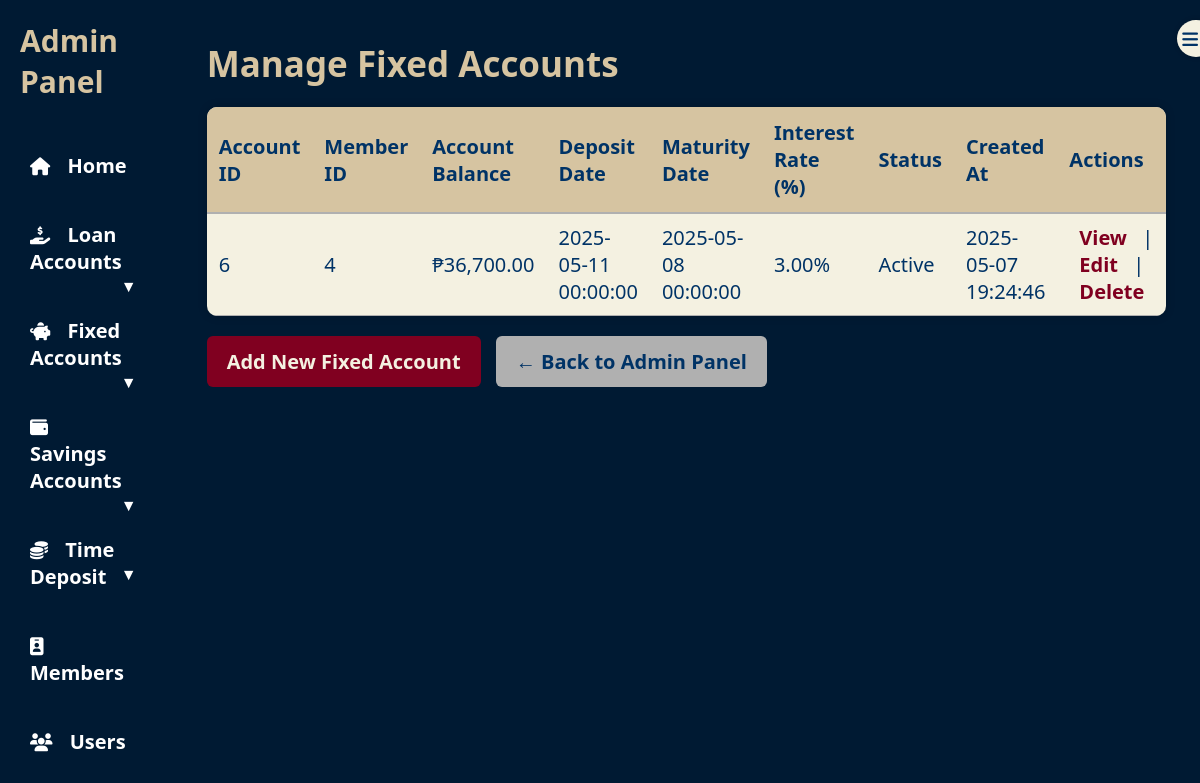
The page /fixedAccounts_Page.php (signed in) on the database its author committed.
### tables this page shows
CREATE TABLE `FIXED_ACCOUNTS` (
  `account_id` int(11) NOT NULL,
  `member_id` int(11) NOT NULL,
  `account_balance` decimal(12,2) NOT NULL,
  `deposit_date` datetime DEFAULT current_timestamp(),
  `maturity_date` datetime NOT NULL,
  `interest_rate` decimal(5,2) NOT NULL,
  `status` enum('active','matured','closed') DEFAULT 'active',
  `created_at` datetime DEFAULT current_timestamp()
);

### public/fixedAccounts_Page.php (the view, shortened to what this page needs)
<?php
require_once __DIR__ . '/../includes/db.php';
$query = "SELECT * FROM FIXED_ACCOUNTS ORDER BY account_id DESC";
$result = $conn->query($query);
?>
<!DOCTYPE html>
<html lang="en">
<head>
  <link rel="stylesheet" href="assets/css/admincss.css" />
  <link rel="stylesheet" href="https://cdnjs.cloudflare.com/ajax/libs/font-awesome/6.4.0/css/all.min.css" />
</head>
<body>
<div class="admin-container">
<nav class="sidebar" id="sidebar">
    <div class="toggle-btn" onclick="toggleSidebar()">
        <i class="fas fa-bars"></i>
    </div>
    <h2>Admin Panel</h2>
    <ul>
        <li><a href="adminPanel.php"><i class="fas fa-home"></i><span> Home</span></a></li>
        <li class="dropdown">
            <a href="#" class="dropdown-btn"><i class="fas fa-hand-holding-usd"></i><span> Loan Accounts</span></a>
        </li>
        <li class="dropdown">
            <a href="#" class="dropdown-btn"><i class="fas fa-piggy-bank"></i><span> Fixed Accounts</span></a>
        </li>
        <li class="dropdown">
            <a href="#" class="dropdown-btn"><i class="fas fa-wallet"></i><span> Savings Accounts</span></a>
        </li>
        <li class="dropdown">
            <a href="#" class="dropdown-btn"><i class="fas fa-coins"></i><span> Time Deposit</span></a>
        </li>
        <li><a href="member_Page.php"><i class="fas fa-id-badge"></i><span> Members</span></a></li>
        <li><a href="user_Page.php"><i class="fas fa-users"></i><span> Users</span></a></li>
    </ul>
</nav>
<main class="main-content">
  <h1>Manage Fixed Accounts</h1>
  <table>
    <thead>
      <tr>
        <th>Account ID</th>
        <th>Member ID</th>
        <th>Account Balance</th>
        <th>Deposit Date</th>
        <th>Maturity Date</th>
        <th>Interest Rate (%)</th>
        <th>Status</th>
        <th>Created At</th>
        <th>Actions</th>
      </tr>
    </thead>
    <tbody>
      <?php while ($row = $result->fetch_assoc()): ?>
      <tr>
        <td><?= $row['account_id'] ?></td>
        <td><?= $row['member_id'] ?></td>
        <td>₱<?= number_format($row['account_balance'], 2) ?></td>
        <td><?= $row['deposit_date'] ?></td>
        <td><?= $row['maturity_date'] ?></td>
        <td><?= $row['interest_rate'] ?>%</td>
        <td><?= ucfirst($row['status']) ?></td>
        <td><?= $row['created_at'] ?></td>
        <td>
          <a href="#" class="view-btn"
             data-id="<?= $row['account_id'] ?>"
             data-member="<?= $row['member_id'] ?>"
             data-balance="<?= number_format($row['account_balance'], 2) ?>"
             data-deposit="<?= $row['deposit_date'] ?>"
             data-maturity="<?= $row['maturity_date'] ?>"
             data-rate="<?= $row['interest_rate'] ?>"
             data-status="<?= ucfirst($row['status']) ?>"
             data-created="<?= $row['created_at'] ?>">View</a> |
          <a href="edit_fixedAccount.php?account_id=<?= $row['account_id'] ?>">Edit</a> |
          <a href="delete_fixedAccount.php?account_id=<?= $row['account_id'] ?>" onclick="return confirm('Delete this fixed account?')">Delete</a>
        </td>
      </tr>
      <?php endwhile; ?>
    </tbody>
  </table>
  <a href="add_fixedAccount.php" class="login-btn">Add New Fixed Account</a>
  <a href="adminPanel.php" class="login-btn" style="background-color: var(--gray); color: var(--navy);">← Back to Admin Panel</a>
</main>
</div>
</body>
</html>

### public/assets/css/admincss.css (style rules this page uses)
:root { --navy: #003366; --yellowish: #D6C4A1; --gray: #B0B0B0; --burgundy: #800020; --cream: #F4F1E1; --dark-bg: #001A33; --hover-highlight: #D6C4A1; }
body { margin: 0; font-family: "Segoe UI", sans-serif; font-size: 20px; background-color: var(--navy); color: var(--cream); height: 100vh; display: flex; }
.admin-container { display: flex; width: 100%; }
.sidebar { width: 260px; background-color: var(--dark-bg); padding: 20px; display: flex; flex-direction: column; height: 100vh; transition: width 0.3s ease-in-out; overflow: hidden; box-shadow: 2px 0 10px rgba(0,0,0,0.3); }
.sidebar h2 { color: var(--yellowish); font-size: 30px; margin-bottom: 40px; transition: opacity 0.3s; }
.sidebar ul { list-style: none; padding: 0; }
.sidebar li { margin-bottom: 22px; position: relative; }
.sidebar a { color: var(--cream); text-decoration: none; font-weight: bold; display: flex; align-items: center; padding: 10px; border-radius: 8px; transition: background-color 0.2s, transform 0.2s; }
.sidebar i { margin-right: 12px; font-size: 18px; transition: margin 0.3s; }
.toggle-btn { position: absolute; top: 20px; right: -15px; background-color: var(--cream); color: var(--navy); border-radius: 50%; padding: 5px; cursor: pointer; box-shadow: 0 0 5px rgba(0,0,0,0.2); transition: background 0.3s; }
.main-content h1 { font-size: 35px; margin-bottom: 10px; color: var(--yellowish); }
.main-content { flex-grow: 1; padding: 40px; background-color: #002244; transition: margin-left 0.3s ease; }
.main-content h1 { font-size: 32px; margin-bottom: 20px; color: var(--yellowish); }
.sidebar ul .dropdown > a:after { content: " ▼"; float: right; font-size: 0.8em; }
.sidebar ul li a { display: block; padding: 10px; color: #fff; text-decoration: none; }

### public/fixedAccounts_Page.php (style rules this page uses)
:root { --navy: #003366; --yellowish: #D6C4A1; --gray: #B0B0B0; --burgundy: #800020; --cream: #F4F1E1; }
* { box-sizing: border-box; margin: 0; padding: 0; font-family: 'Segoe UI', sans-serif; }
body { background-color: var(--navy); color: var(--cream); display: flex; height: 100vh; }
.sidebar h2 { color: var(--yellowish); font-size: 30px; margin-bottom: 40px; }
.main-content { flex-grow: 1; padding: 40px; background-color: #001a33; overflow-y: auto; }
.main-content h1 { font-size: 35px; margin-bottom: 20px; color: var(--yellowish); }
table { width: 100%; border-collapse: collapse; background-color: var(--cream); color: var(--navy); border-radius: 10px; overflow: hidden; box-shadow: 0 0 10px rgba(0,0,0,0.2); }
thead { background-color: var(--yellowish); font-weight: bold; }
thead th { padding: 12px; text-align: left; border-bottom: 2px solid var(--gray); }
tbody td { padding: 10px 12px; border-bottom: 1px solid var(--gray); }
td a { text-decoration: none; font-weight: bold; color: var(--burgundy); padding: 6px 10px; border-radius: 4px; transition: background-color 0.2s, color 0.2s; }
.login-btn { display: inline-block; padding: 12px 20px; background-color: var(--burgundy); color: var(--cream); text-decoration: none; font-weight: bold; border-radius: 6px; transition: background-color 0.3s, transform 0.2s; margin-right: 10px; margin-top: 20px; }

### rows shown on the page
fixed_accounts: account_id "6", member "4", account_balance "36,700.00", deposit_date "2025-05-11 00:00:00", maturity_date "2025-05-08 00:00:00", interest_rate "3.00", status "Active", created_at "2025-05-07 19:24:46"
